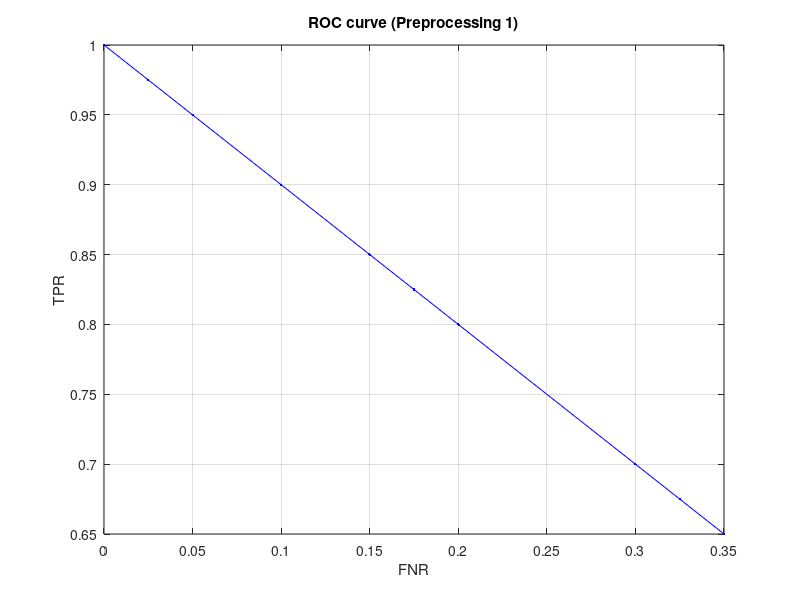
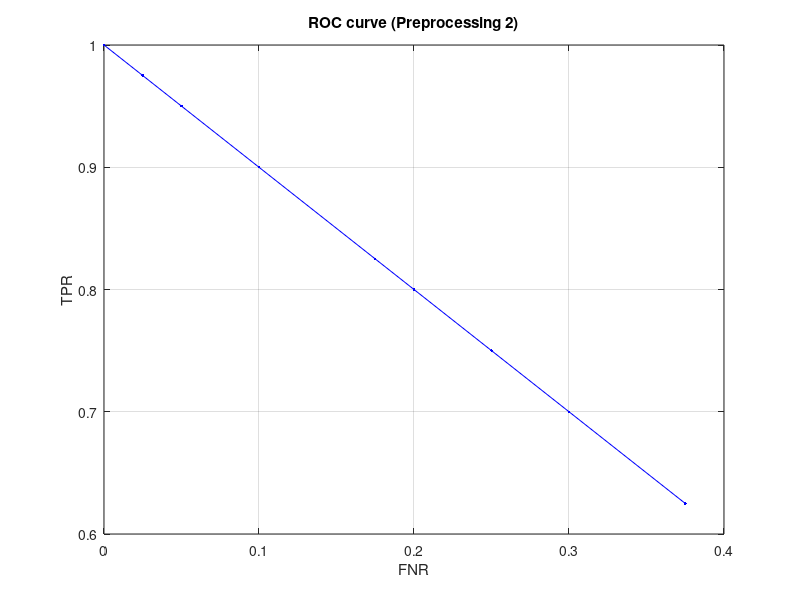
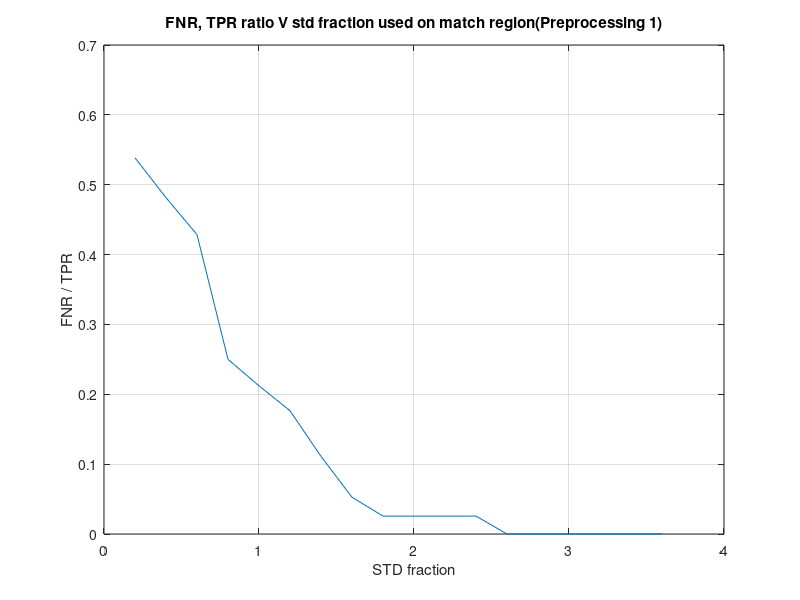
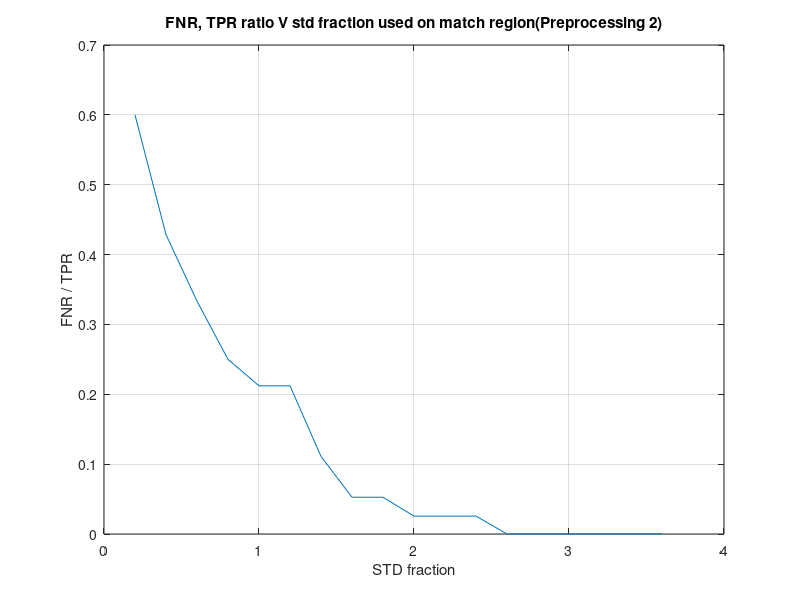

These figures' MATLAB source, in order:
%% ROC CURVES 
%Date: 26-06-2020
%Author: LUIS CARLOS DURAN
%Description: This code Plots the ROC curves, a TPR vs FNR curve and a
%FNR/TPR againts the fraction of std used to form the acceptance region
%for a test set of images and using both preprocessing methods.

clear all;close all;clc;clf;
N=40;M=40; %N= Expected positives; %M= Expected negatives

%% 1) PREPROCESSING METHOD 1.
%True_PSE_mean=11.9632 ;
True_PSE_STD= 1.6248;
% False_PSE_mean= ;   %ORIGINAL MATCH BAND:[];
%False_PSE_STD = ;

%The match bands are taken in this way: [mean-c*std,infinity) where c is
%a constant and takes the values: 0.2-3.6 inreasing in steps of 0.2

TPR=1/N.*[26 27 28 32 33 34 36 38 39 39 39 39 40 40 40 40 40 40]; %TRUE POSITIVES RATE 
FNR=1/N*[14 13 12 8 7 6 4 2 1 1 1 1 0 0 0 0 0 0]; %FALSE NEGATIVES RATE
figure(1);plot(FNR,TPR,'.-b');%hold on;fplot('1-x',[0,1],'--r');hold off;
xlabel('FNR');ylabel('TPR');title('ROC curve (Preprocessing 1)');grid on

%% 2) PREPROCESSING METHOD 2.
%True_PSE_mean_2= 11.9721;
True_PSE_STD_2= 1.4759;
%False_PSE_mean_2= ;  OG Match region = []; 
%False_PSE_STD_2 = ;

%The match bands are taken in this way: [mean-c*std,infinity) where c is
%a constant and takes the values: 0.2-3.6 inreasing in steps of 0.2

TPR_2=1/N.*[25 28 30 32 33 33 36 38 38 39 39 39 40 40 40 40 40 40];%TRUE POSITIVES RATE
FNR_2=1/N*[15 12 10 8 7 7 4 2 2 1 1 1 0 0 0 0 0 0]; %FALSE NEGATIVES RATE
figure(2);plot(FNR_2,TPR_2,'.-b');%hold on;fplot('1-x',[0,1],'--r');hold off;
xlabel('FNR');ylabel('TPR');title('ROC curve (Preprocessing 2)');grid on


%% 3)CURVES RESPECT TO Percentage of std used on the region size.
%5.1)Method 1
y=0.2:0.2:3.6;
ratio1=FNR./TPR;
figure(3);plot(y,FNR./TPR);xlabel('STD fraction');ylabel('FNR / TPR');title('FNR, TPR ratio V std fraction used on match region(Preprocessing 1)');grid on
%5.2) Method 2
ratio2=FNR_2./TPR_2;
figure(4);plot(y,FNR_2./TPR_2);xlabel('STD fraction');ylabel('FNR / TPR');title('FNR, TPR ratio V std fraction used on match region(Preprocessing 2)');grid on

%% False positives vs Truee Positives
%TPR=1/N.*[]; %TRUE POSITIVES RATE 
%FPR=1/M.*[]; %FALSE POSITIVES RATE
%figure(1);plot(FPR,TPR,'.-b');hold on;fplot('1-x',[0,1],'--r');hold off;
%xlabel('FPR');ylabel('TPR');title('ROC curve (Preprocessing 1)');grid on
